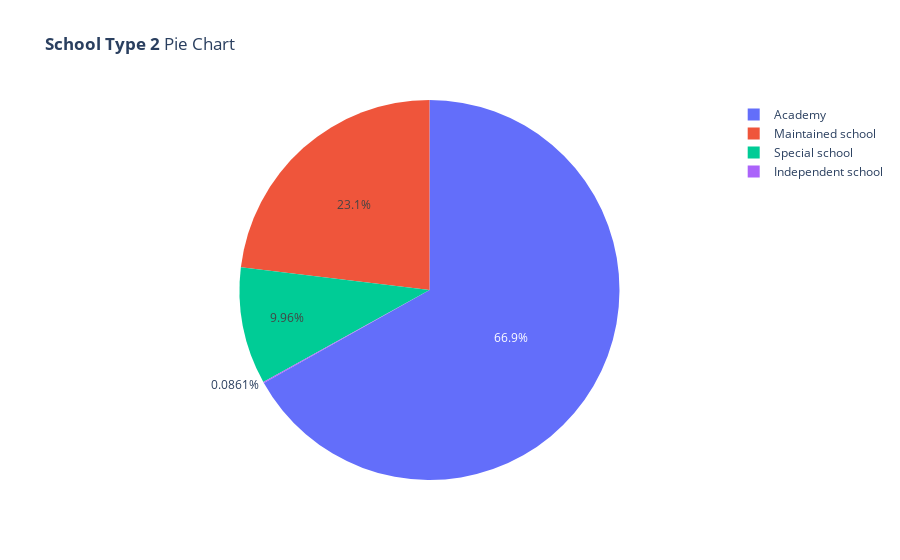

The notebook cell saved with this chart:
### Code cell
## Distribution of School Type2 column

data = df['school_type2'].value_counts()
labels = data.index.tolist()
values = data.tolist()

fig = go.Figure(data=[go.Pie(labels=labels, values=values)])
fig.update_layout(dict(title='<b>School Type 2</b> Pie Chart'))
fig.show()

### Figure 1 — Plotly figure (JSON) as saved in the notebook; plotly's stock layout.template omitted (floating-point values rounded to 4 significant figures)
{"data": [{"labels": ["Academy", "Maintained school", "Special school", "Independent school"], "type": "pie", "values": [2330, 805, 347, 3]}], "layout": {"title": {"text": "<b>School Type 2</b> Pie Chart"}}}
